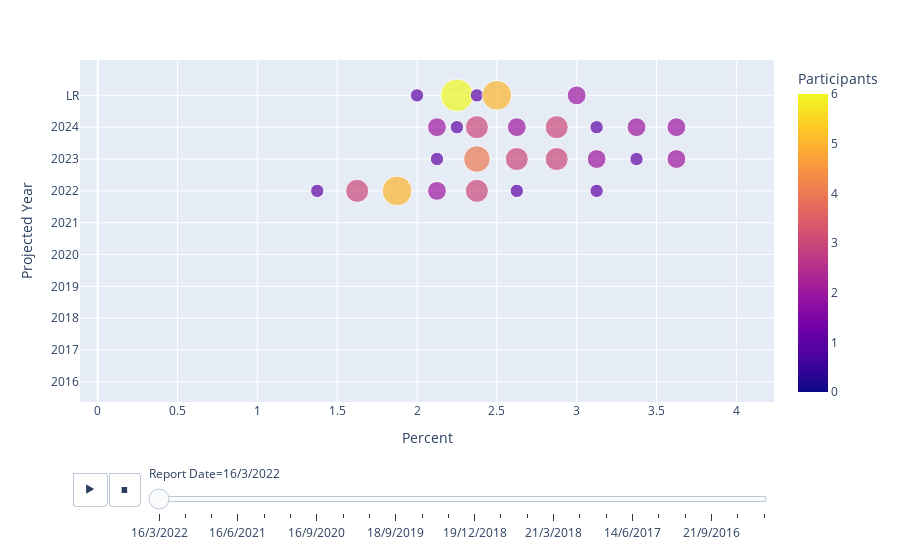

Notebook code cell kept with this figure:
### Code cell
# Dot plot in horizontal form
df_sep = pd.read_csv("C:/Users/YX/Downloads/Fed Fund Rate Projection.csv")
df_sep1 = pd.Categorical(df_sep["Projected Year"])
df_sep["Projected Year"] = df_sep1

fig = px.scatter(df_sep, x="Percent", y="Projected Year", animation_frame="Report Date",
                 size="Participants",size_max=40,
                 color="Participants")

fig.layout.updatemenus[0].buttons[0].args[1]["frame"]["duration"] = 1500

fig.show()

### Figure 1 — Plotly figure (JSON) as saved in the notebook; plotly's stock layout.template omitted (floating-point values rounded to 4 significant figures; data arrays with more than 128 entries replaced by an {"elided": "..."} marker saying what was removed)
{"data": [{"hovertemplate": "Report Date=16/3/2022<br>Percent=%{x}<br>Projected Year=%{y}<br>Participants=%{marker.color}<extra></extra>", "legendgroup": "", "marker": {"color": {"elided": "320 int values"}, "coloraxis": "coloraxis", "size": {"elided": "320 int values"}, "sizemode": "area", "sizeref": 0.01125, "symbol": "circle"}, "mode": "markers", "name": "", "orientation": "h", "showlegend": false, "type": "scatter", "x": {"elided": "320 float values"}, "xaxis": "x", "y": {"elided": "320 str values"}, "yaxis": "y"}], "layout": {"coloraxis": {"colorbar": {"title": {"text": "Participants"}}, "colorscale": [[0, "#0d0887"], [0.1111, "#46039f"], [0.2222, "#7201a8"], [0.3333, "#9c179e"], [0.4444, "#bd3786"], [0.5556, "#d8576b"], [0.6667, "#ed7953"], [0.7778, "#fb9f3a"], [0.8889, "#fdca26"], [1, "#f0f921"]]}, "legend": {"itemsizing": "constant", "tracegroupgap": 0}, "margin": {"t": 60}, "sliders": [{"active": 0, "currentvalue": {"prefix": "Report Date="}, "len": 0.9, "pad": {"b": 10, "t": 60}, "steps": [{"args": [["16/3/2022"], {"frame": {"duration": 0, "redraw": false}, "fromcurrent": true, "mode": "immediate", "transition": {"duration": 0, "easing": "linear"}}], "label": "16/3/2022", "method": "animate"}, {"args": [["15/12/2021"], {"frame": {"duration": 0, "redraw": false}, "fromcurrent": true, "mode": "immediate", "transition": {"duration": 0, "easing": "linear"}}], "label": "15/12/2021", "method": "animate"}, {"args": [["22/9/2021"], {"frame": {"duration": 0, "redraw": false}, "fromcurrent": true, "mode": "immediate", "transition": {"duration": 0, "easing": "linear"}}], "label": "22/9/2021", "method": "animate"}, {"args": [["16/6/2021"], {"frame": {"duration": 0, "redraw": false}, "fromcurrent": true, "mode": "immediate", "transition": {"duration": 0, "easing": "linear"}}], "label": "16/6/2021", "method": "animate"}, {"args": [["17/3/2021"], {"frame": {"duration": 0, "redraw": false}, "fromcurrent": true, "mode": "immediate", "transition": {"duration": 0, "easing": "linear"}}], "label": "17/3/2021", "method": "animate"}, {"args": [["16/12/2020"], {"frame": {"duration": 0, "redraw": false}, "fromcurrent": true, "mode": "immediate", "transition": {"duration": 0, "easing": "linear"}}], "label": "16/12/2020", "method": "animate"}, {"args": [["16/9/2020"], {"frame": {"duration": 0, "redraw": false}, "fromcurrent": true, "mode": "immediate", "transition": {"duration": 0, "easing": "linear"}}], "label": "16/9/2020", "method": "animate"}, {"args": [["10/6/2020"], {"frame": {"duration": 0, "redraw": false}, "fromcurrent": true, "mode": "immediate", "transition": {"duration": 0, "easing": "linear"}}], "label": "10/6/2020", "method": "animate"}, {"args": [["11/12/2019"], {"frame": {"duration": 0, "redraw": false}, "fromcurrent": true, "mode": "immediate", "transition": {"duration": 0, "easing": "linear"}}], "label": "11/12/2019", "method": "animate"}, {"args": [["18/9/2019"], {"frame": {"duration": 0, "redraw": false}, "fromcurrent": true, "mode": "immediate", "transition": {"duration": 0, "easing": "linear"}}], "label": "18/9/2019", "method": "animate"}, {"args": [["19/6/2019"], {"frame": {"duration": 0, "redraw": false}, "fromcurrent": true, "mode": "immediate", "transition": {"duration": 0, "easing": "linear"}}], "label": "19/6/2019", "method": "animate"}, {"args": [["20/3/2019"], {"frame": {"duration": 0, "redraw": false}, "fromcurrent": true, "mode": "immediate", "transition": {"duration": 0, "easing": "linear"}}], "label": "20/3/2019", "method": "animate"}, {"args": [["19/12/2018"], {"frame": {"duration": 0, "redraw": false}, "fromcurrent": true, "mode": "immediate", "transition": {"duration": 0, "easing": "linear"}}], "label": "19/12/2018", "method": "animate"}, {"args": [["26/9/2018"], {"frame": {"duration": 0, "redraw": false}, "fromcurrent": true, "mode": "immediate", "transition": {"duration": 0, "easing": "linear"}}], "label": "26/9/2018", "method": "animate"}, {"args": [["13/6/2018"], {"frame": {"duration": 0, "redraw": false}, "fromcurrent": true, "mode": "immediate", "transition": {"duration": 0, "easing": "linear"}}], "label": "13/6/2018", "method": "animate"}, {"args": [["21/3/2018"], {"frame": {"duration": 0, "redraw": false}, "fromcurrent": true, "mode": "immediate", "transition": {"duration": 0, "easing": "linear"}}], "label": "21/3/2018", "method": "animate"}, {"args": [["13/12/2017"], {"frame": {"duration": 0, "redraw": false}, "fromcurrent": true, "mode": "immediate", "transition": {"duration": 0, "easing": "linear"}}], "label": "13/12/2017", "method": "animate"}, {"args": [["20/9/2017"], {"frame": {"duration": 0, "redraw": false}, "fromcurrent": true, "mode": "immediate", "transition": {"duration": 0, "easing": "linear"}}], "label": "20/9/2017", "method": "animate"}, {"args": [["14/6/2017"], {"frame": {"duration": 0, "redraw": false}, "fromcurrent": true, "mode": "immediate", "transition": {"duration": 0, "easing": "linear"}}], "label": "14/6/2017", "method": "animate"}, {"args": [["15/3/2017"], {"frame": {"duration": 0, "redraw": false}, "fromcurrent": true, "mode": "immediate", "transition": {"duration": 0, "easing": "linear"}}], "label": "15/3/2017", "method": "animate"}, {"args": [["14/12/2016"], {"frame": {"duration": 0, "redraw": false}, "fromcurrent": true, "mode": "immediate", "transition": {"duration": 0, "easing": "linear"}}], "label": "14/12/2016", "method": "animate"}, {"args": [["21/9/2016"], {"frame": {"duration": 0, "redraw": false}, "fromcurrent": true, "mode": "immediate", "transition": {"duration": 0, "easing": "linear"}}], "label": "21/9/2016", "method": "animate"}, {"args": [["15/6/2016"], {"frame": {"duration": 0, "redraw": false}, "fromcurrent": true, "mode": "immediate", "transition": {"duration": 0, "easing": "linear"}}], "label": "15/6/2016", "method": "animate"}, {"args": [["16/3/2016"], {"frame": {"duration": 0, "redraw": false}, "fromcurrent": true, "mode": "immediate", "transition": {"duration": 0, "easing": "linear"}}], "label": "16/3/2016", "method": "animate"}], "x": 0.1, "xanchor": "left", "y": 0, "yanchor": "top"}], "updatemenus": [{"buttons": [{"args": [null, {"frame": {"duration": 1500, "redraw": false}, "fromcurrent": true, "mode": "immediate", "transition": {"duration": 500, "easing": "linear"}}], "label": "&#9654;", "method": "animate"}, {"args": [[null], {"frame": {"duration": 0, "redraw": false}, "fromcurrent": true, "mode": "immediate", "transition": {"duration": 0, "easing": "linear"}}], "label": "&#9724;", "method": "animate"}], "direction": "left", "pad": {"r": 10, "t": 70}, "showactive": false, "type": "buttons", "x": 0.1, "xanchor": "right", "y": 0, "yanchor": "top"}], "xaxis": {"anchor": "y", "domain": [0, 1], "title": {"text": "Percent"}}, "yaxis": {"anchor": "x", "domain": [0, 1], "title": {"text": "Projected Year"}}}}
